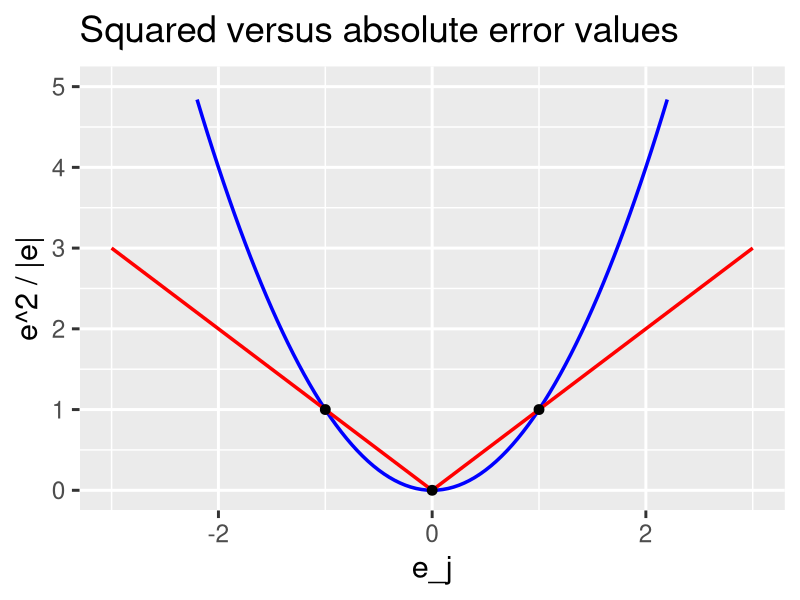
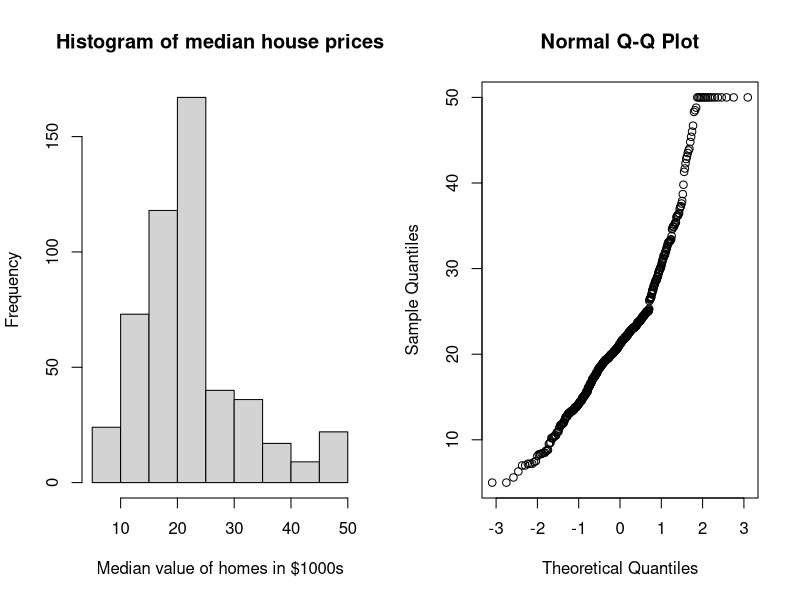
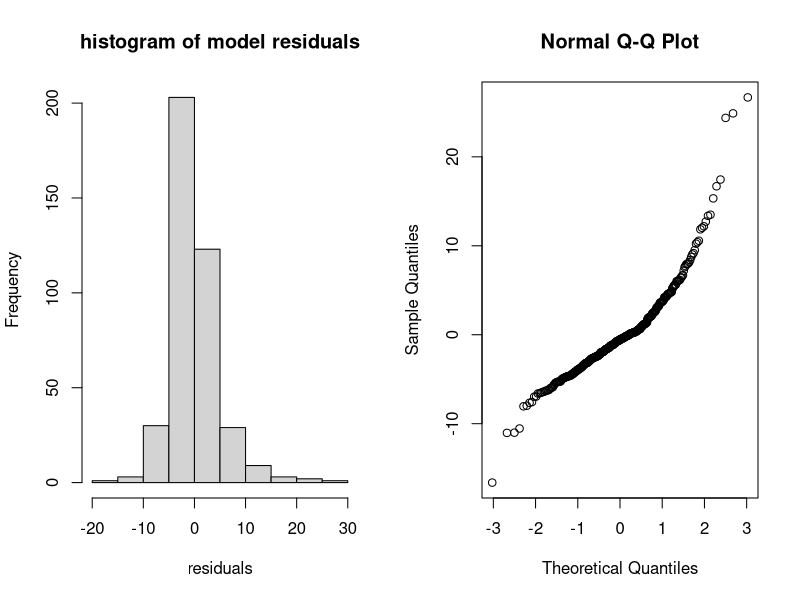

Source code (R) for these figures, in order:
## ---- chunk 1
knitr::opts_chunk$set(echo = TRUE)
## ---- chunk 2
# Data generation
e  <- seq(-3, 3, 0.05)
mse <- (e)^2
mae <- abs(e)
df <- data.frame(e,mse,mae)

# Plot
require(ggplot2)

p = ggplot() + 
  geom_line(data = df, aes(x = e, y = mse), size = 1.2,  color = "blue") +
  geom_line(data = df, aes(x = e, y = mae), size = 1.2, color = "red") +
  xlab('e_j') + ylab("e^2 / |e|") + ylim(0,5) + 
  ggtitle("Squared versus absolute error values") + theme_grey(base_size = 22) + geom_point(aes(x = 0, y = 0), size = 3) + 
  geom_point(aes(x = -1, y = 1), size = 3) + geom_point(aes(x = 1, y = 1), size = 3)


print(p)
## ---- chunk 3
library(mlbench)

# Loading the data set
data(BostonHousing)

head(BostonHousing)
str(BostonHousing)
## ---- chunk 4
# Missing values?

length(BostonHousing[is.na(BostonHousing) == TRUE])

# -> The dataset is complete, no missing values.
## ---- chunk 5
# Exploratory Data Analysis/ relations of features to target
target = BostonHousing$medv
par(mfrow = c(1, 2))
hist(target, main = "Histogram of median house prices", xlab = "Median value of homes in $1000s")
qqnorm(target)

# -> widely approximates a Gaussian distribution (surplus towards lower price values!)

## ---- chunk 6

# Split of data into training and testing set by 80-20

index <- sample(nrow(BostonHousing),nrow(BostonHousing)*0.80)
train <- BostonHousing[index,]
test <- BostonHousing[-index,]


X.train <- BostonHousing[index, -grep("medv",colnames(BostonHousing))]
Y.train <- BostonHousing[index, "medv"]

X.test <- BostonHousing[-index, -grep("medv",colnames(BostonHousing))]
Y.test <- BostonHousing[-index, "medv"]
## ---- chunk 7
# Model Building

# install.packages("MASS")
library(MASS)

# variable selection
# 1. step up method/ forward selection

# Stept 1: select variable with highest R^2 in simple regression model ( crim (R^2 = 0.154),  zn (R^2 = 0.181),  indus (R^2 = 0.263),  chas (R^2 = 0.0385), nox (R^2 = 0.2118), rm  (R^2 = 0.4672), age (R^2 = 0.1867), dis (R^2 = 0.08308), rad (R^2 = 0.1522), tax (R^2 =0.2315), ptratio (R^2 =0.2614), b (R^2 =0.1136), lstat (R^2 =0.56))

# ->lstat: Percentage of lower status of the population is most explanatory according to R^2
model_step_1 <- lm(medv ~ lstat, train)

# Step 2: the addition of thr number of rooms variable rm most increases the R^2 (to 0.639) 
model_step_2 <- lm(medv ~ lstat + rm, train)


# Step 3: adding the factor variable chas is the significant feature that most increases the R^2
model_step_3 <- lm(medv ~ lstat + rm + chas, train)

# Step 4: add b (significant and greatest R^2 increase)
model_step_4 <- lm(medv ~ lstat + rm + chas + b, train)

# Step 5: add dis
model_step_5 <- lm(medv ~ lstat + rm + chas + b + dis, train)


# Step 6: add zn
model_step_6 <- lm(medv ~ lstat + rm + chas + b + dis + zn, train)

# Step 7: add nox
model_step_7 <- lm(medv ~ lstat + rm + chas + b + dis + zn + nox , train)


# Step 8: add ptratio
model_step_8 <- lm(medv ~ lstat + rm + chas + b + dis + zn + nox + ptratio , train)


# Step 9: add rad
model_step_9 <- lm(medv ~ lstat + rm + chas + b + dis + zn + nox + ptratio + rad , train)

# Step 10: add crim
model_step_10 <- lm(medv ~ lstat + rm + chas + b + dis + zn + nox + ptratio + rad + crim , train)


# Step 11: add tax
model_step_11 <- lm(medv ~ lstat + rm + chas + b + dis + zn + nox + ptratio + rad + crim + tax, train)

# -> no more significant features: End 

step_up_model = model_step_11

## ---- chunk 8

# 2. step down method / backward elimination

model_2 <- lm(medv ~., train)
step(model_2, direction = "backward")

step_down_model = lm(medv ~ crim + zn + chas + nox + rm + dis + rad + 
    tax + ptratio + b + lstat, data = train)

# -> step up and step down method result in the same linear regression model
## ---- chunk 9
## Model diagnostics
# model errors in DataFrame format
step_res <- as.data.frame(residuals(step_down_model))

# normal error distribution? -MSE?
par(mfrow = c(1, 2))
hist(step_res[, 1], main = "histogram of model residuals", xlab = "residuals")
qqnorm(step_res[, 1])

# -> approximately normally distributed errors around 0 
## ---- chunk 10
## Model prediction

Y.predict.step = predict(step_down_model, as.data.frame(X.test))
Y.predict.step
## ---- chunk 11
## Model evaluation

# MSE
mse.step = mean(sum((Y.predict.step - Y.test)^2))
mse.step

#MSE(step_down_model)

# MAE

mae.step = mean(sum(abs(Y.predict.step - Y.test)))
mae.step

#MAE(step_down_model)

## ---- chunk 12
# Alternative: Regression model with LASSO method
# # References: https://web.stanford.edu/~hastie/glmnet/glmnet_alpha.html

# installing the glm net package
#install.packages("glmnet")
library(glmnet)

# variables and data initialisation
#fit model
lasso.fit<- glmnet(x=data.matrix(X.train), y=Y.train, family = "gaussian", alpha = 1)


# cross-validation to find appropriate lambda value 
cv.lasso <- cv.glmnet(x=data.matrix(X.train), y=Y.train, family = "gaussian", alpha = 1, nfolds = 10)

cv.lasso$lambda.min
cv.lasso$lambda.1se

coef(lasso.fit, s=cv.lasso$lambda.1se)
coef(lasso.fit, s=cv.lasso$lambda.min)

# We will select lamd.1se for a less complex model (less features)
# LASSO included crim, zn, chas, nox, rm, dis, rad, ptratio, black, lstat as feature variables

# Final model with lambda.1se
lasso.model <- glmnet(x=data.matrix(X.train), y=Y.train, family = "gaussian",alpha = 1,
                      lambda = cv.lasso$lambda.1se)

# model prediction
Y.predict = predict(lasso.fit, newx = data.matrix(X.test), s=cv.lasso$lambda.1se)

# Model evaluation
# MSE
mse.lasso = mean(sum((Y.predict - Y.test)^2))
mse.lasso
# MAE
mae.lasso = mean(sum(abs(Y.predict - Y.test)))
mae.lasso

